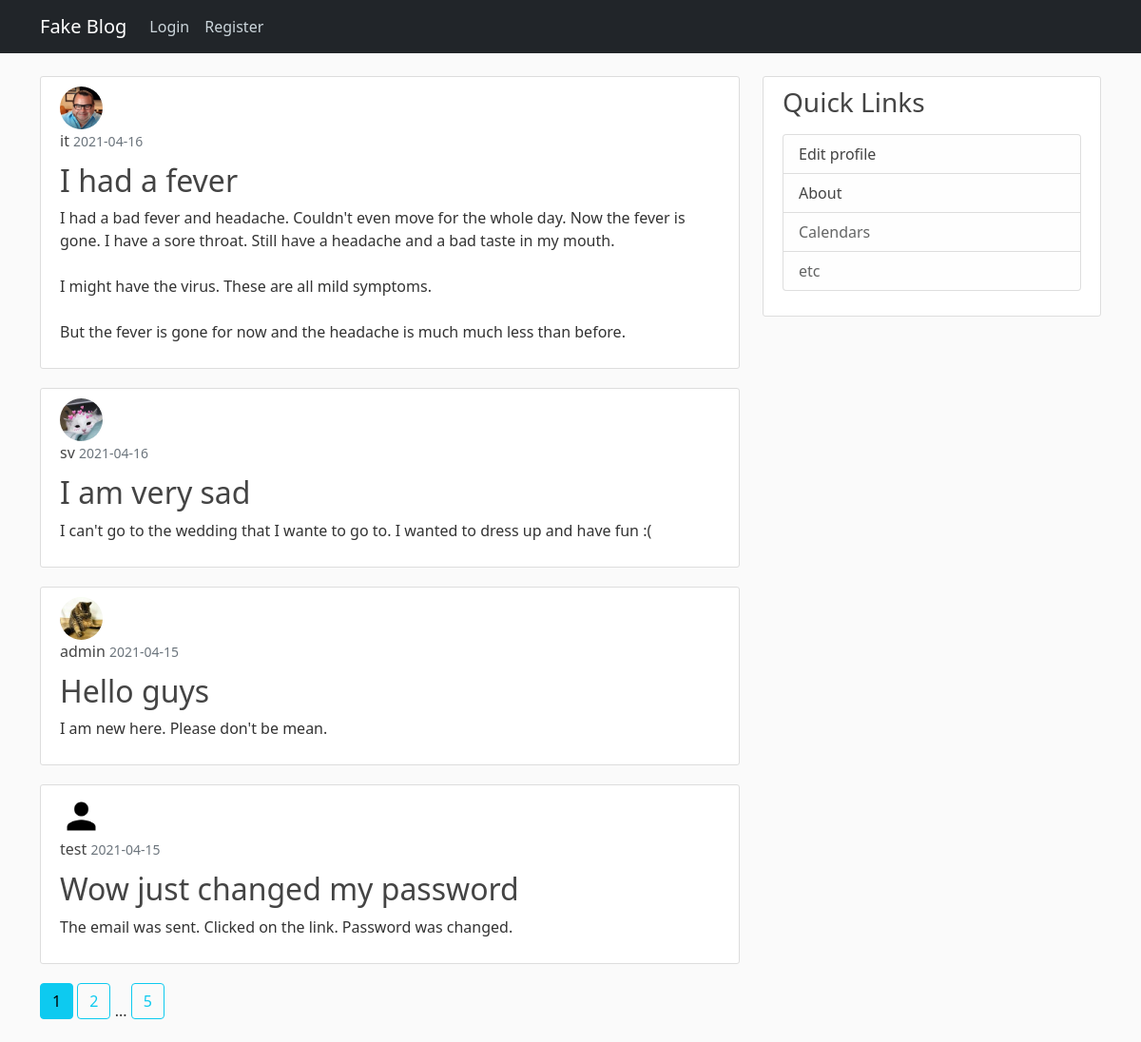
The page / on the database its author committed.
### flaskblog/models.py (models this page shows, shortened)
class Post(db.Model):
    id = db.Column(db.Integer, primary_key=True)
    title = db.Column(db.String(120), nullable=False)
    date_posted = db.Column(db.DateTime, nullable=False, default=datetime.utcnow)
    content = db.Column(db.Text, nullable=False)
    user_id = db.Column(db.Integer, db.ForeignKey('user.id'), nullable=False)  # refers to the id column in user table. Not class.

class User(db.Model, UserMixin):
    id = db.Column(db.Integer, primary_key=True)
    username = db.Column(db.String(20), unique=True, nullable=False)
    email = db.Column(db.String(100), unique=True, nullable=False)
    image_file = db.Column(db.String(20), nullable=False, default='default.jpg')  # will be hashed to 20 chars
    password = db.Column(db.String(60), nullable=False)  # will be hashed to 60 chars
    posts = db.relationship('Post', backref='author', lazy=True)  # refers to the Post class

### flaskblog/main/routes.py (the view)
@main.route('/home')
@main.route('/')
def home():
    page = request.args.get('page', 1, type=int)  # getting the page. Default page is 1
    posts = Post.query.order_by(Post.date_posted.desc()).paginate(page=page, per_page=4)  # to prevent grabbing and loading all the posts at once
    return render_template("home.html", posts=posts)

### flaskblog/templates/home.html
{% extends "layouts.html" %}
    {% block content %}
        {% for post in posts.items %}
            <article class="content-section">
                <img class="rounded-circle article-img" src="{{ url_for('static', filename='profile_pic/' + post.author.image_file) }}">
                <div class="media-body">
                    <div class="article-metadata">
                      <a class="article-metadata" href="{{ url_for('users.user_posts', username=post.author.username) }}">{{ post.author.username }}</a>
                      <small class="text-muted">{{ post.date_posted.strftime("%Y-%m-%d") }}</small>
                    </div>
                    <h2><a class="article-title" href="{{ url_for('posts.post', post_id=post.id) }}">{{ post.title }}</a></h2>
                    <p class="article-content">{{ post.content }}</p>
                </div>
            </article>
        {% endfor %}
        {% for page_num in posts.iter_pages(left_edge=1, right_edge=1, right_current=2, left_current=1) %}
            {% if page_num %}
                {% if posts.page == page_num %}
                    <a class="btn btn-info mb-4" href="{{ url_for('main.home', page=page_num) }}">{{ page_num }}</a>
                {% else %}
                    <a class="btn btn-outline-info mb-4" href="{{ url_for('main.home', page=page_num) }}">{{ page_num }}</a>
                {% endif %}
            {% else %}
                ...
            {% endif %}
        {% endfor %}
    {% endblock content %}

### flaskblog/static/main.css (style rules this page uses)
body { background: #fafafa; color: #333333; margin-top: 5rem; }
h1, h2, h3, h4, h5, h6 { color: #444444; }
.content-section { background: #ffffff; padding: 10px 20px; border: 1px solid #dddddd; border-radius: 3px; margin-bottom: 20px; }
.article-title { color: #444444; text-decoration: none; }
.article-content { white-space: pre-line; }
.article-img { height: 45px; width: 45px; margin-right: 16px; }
.article-metadata { color: #444444; padding-bottom: 1px; margin-bottom: 10px; text-decoration: none; }

### rows shown on the page
Post: image_file (picture), author.username "it", date_posted "2021-04-16", title "I had a fever", content "I had a bad fever and headache. Couldn't even move for the whole day. Now the fever is gone. I have a sore throat. Still have a headache and a bad taste in my mouth. I might have the virus. These are all mild symptoms. But the fever is gone for now and the headache is much much less than before."
Post: image_file (picture), author.username "sv", date_posted "2021-04-16", title "I am very sad", content "I can't go to the wedding that I wante to go to. I wanted to dress up and have fun :("
Post: image_file (picture), author.username "admin", date_posted "2021-04-15", title "Hello guys", content "I am new here. Please don't be mean."
Post: image_file (placeholder picture), author.username "test", date_posted "2021-04-15", title "Wow just changed my password", content "The email was sent. Clicked on the link. Password was changed."

### other values the page prints
{{ page_num }} "1"
{{ page_num }} "2" "5"
